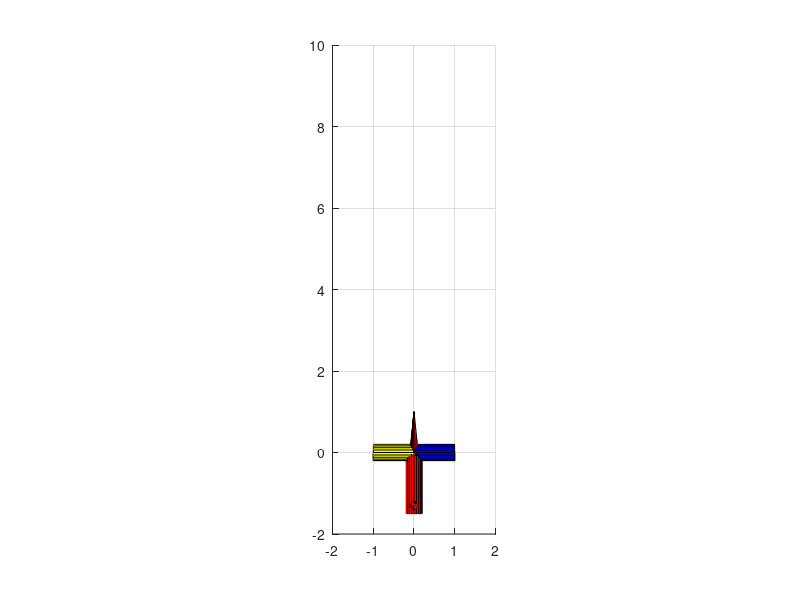

The MATLAB source for this figure: (Note: this script raises an error after producing the figure.)
clf

ax = axes('XLim',[-2 2], 'YLim', [-2 10], 'ZLim', [-1.5 1.5]);
view(3);

grid on;
axis equal

[xc yc zc] = cylinder([0.1 0.0]);
[x y z] = cylinder([0.2 0.2]);

h(1) = surface(xc, zc, -yc, 'FaceColor', 'red');
h(2) = surface(z, y, 0.5*x, 'FaceColor', 'blue');
h(3) = surface(-z, y, 0.5*x, 'FaceColor', 'yellow');
h(4) = surface(x, -1.5*z, 0.5*y, 'FaceColor', 'red');
h(5) = surface(xc, (1.3*yc)-1.3, z, 'FaceColor', 'red');

t = hgtransform('Parent', ax);
set(h, 'Parent', t)

set(gcf, 'Renderer', 'opengl')

drawnow

lon = [0  1   2 3 4   5 6  7   8  9 10];
lat = [0  1   1 1 0   0 0 -1  -1 -1 -1];
bea = [0 -0.5 0 0 0.5 0 0  0.5 0  0  0];

for i = 1:numel(lat)
    trans = makehgtform('translate', [lat(i) lon(i) 0]);
    rotz = makehgtform('zrotate', bea(i));
    set(t, 'Matrix', trans*rotz);
    pause
end